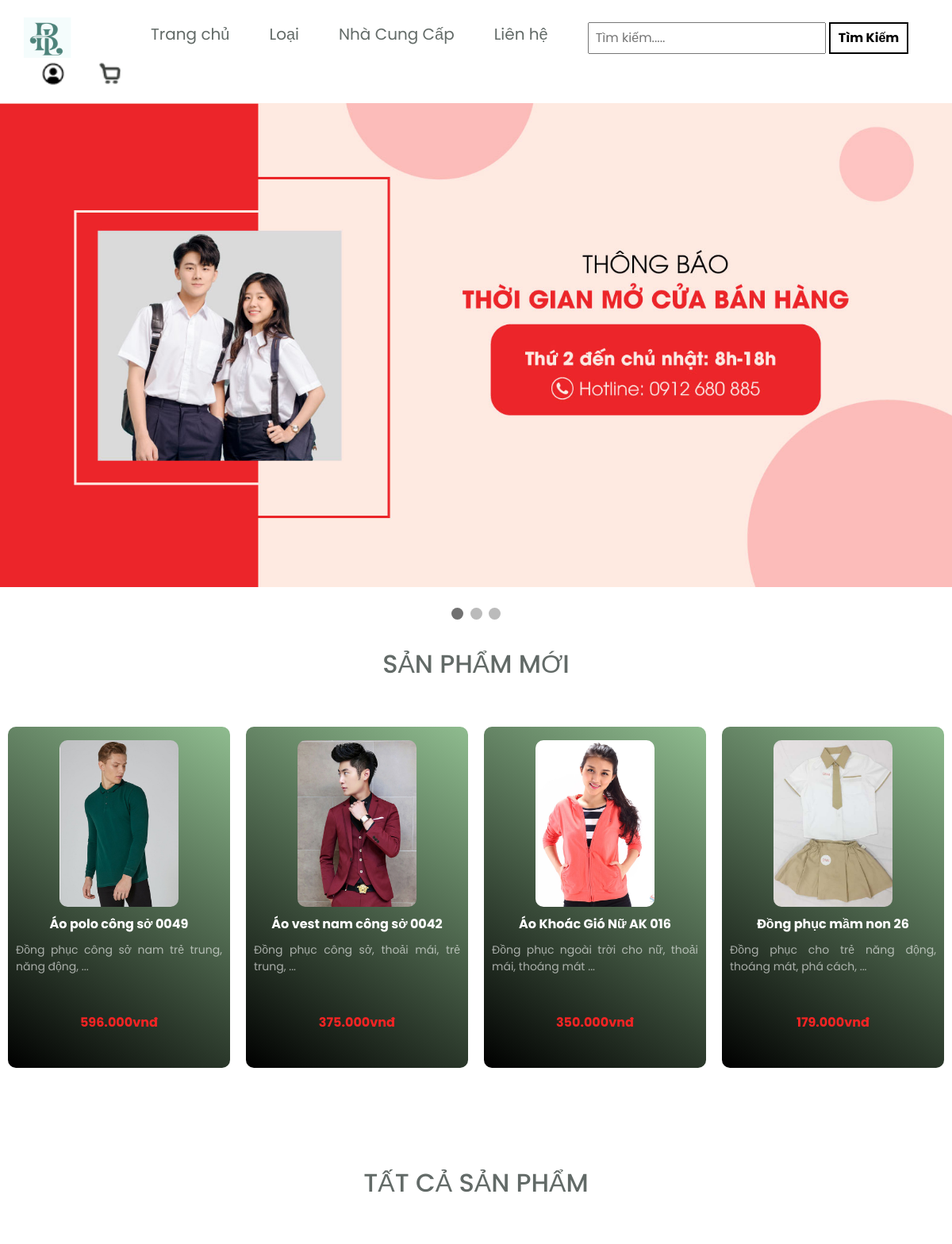
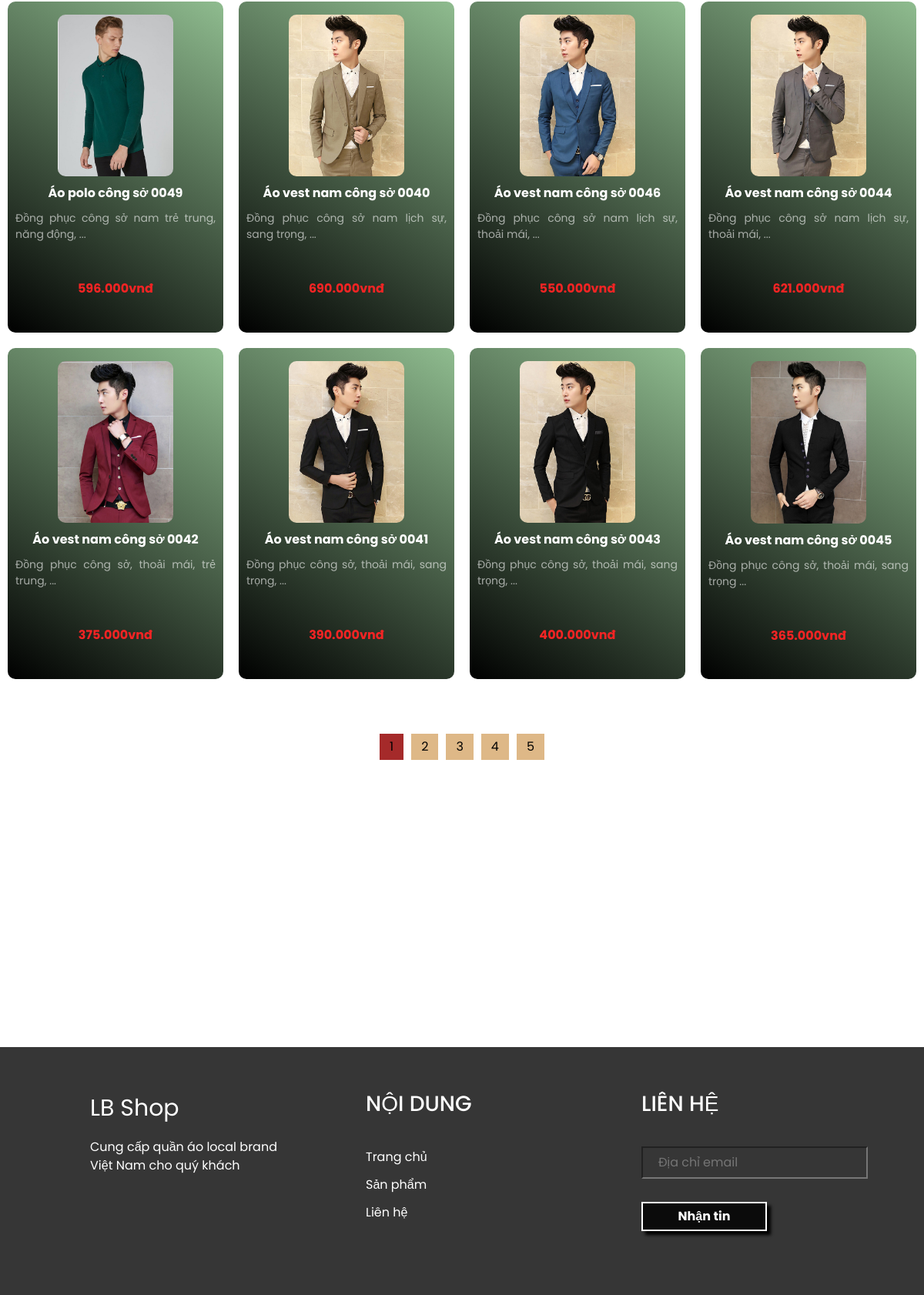
The page / on the database its author committed (2 pictures, top to bottom).
### tables this page shows
CREATE TABLE `tbl_sanpham` (
  `id_sanpham` int(11) NOT NULL,
  `tensanpham` varchar(100) NOT NULL,
  `masanpham` varchar(100) NOT NULL,
  `giasanpham` float NOT NULL,
  `soluong` int(11) NOT NULL,
  `hinhanh` varchar(100) NOT NULL,
  `tomtat` tinytext NOT NULL,
  `noidung` text NOT NULL,
  `id_loaisanpham` int(11) NOT NULL,
  `id_nhacungcap` int(11) NOT NULL,
  `trangthai` int(11) NOT NULL
);

### pages/main/index.php (the view, shortened to what this page needs)
<link rel="stylesheet" href="https://cdnjs.cloudflare.com/ajax/libs/twitter-bootstrap/4.1.3/css/bootstrap.min.css">
<link rel="stylesheet" href="https://cdnjs.cloudflare.com/ajax/libs/ionicons/2.0.1/css/ionicons.min.css">
<link rel="stylesheet" href="../css/style.css">
<?php
if (isset($_GET['trang'])) {
	$page = $_GET['trang'];
} else {
	$page = 1;
}
if ($page == '' || $page == 1) {
	$begin = 0;
} else {
	$begin = ($page * 8) - 8;
}
$sql_show = "SELECT * FROM tbl_sanpham,tbl_loaisanpham WHERE tbl_sanpham.id_loaisanpham=tbl_loaisanpham.id_loaisanpham ORDER BY tbl_sanpham.id_sanpham DESC LIMIT $begin,8";
$query_show = mysqli_query($connect, $sql_show);
?>
<div id="wp-products">
	<ul id="list-products">
		<?php
		while ($row = mysqli_fetch_array($query_show)) {
		?>
			<div style="width: 280px; height: 430px;" class="item">
				<a style="text-decoration: none;" href="index.php?quanly=sanpham&id=<?= $row['id_sanpham'] ?>">
					<img style="border-radius: 10px;" src="admincp/modules/quanlysanpham/uploads/<?= $row['hinhanh'] ?>">
					<div style="text-align: center;" class="name"><?= $row['tensanpham'] ?></div>
					<div style="color: rgba(256, 256, 256, 0.6); text-align: justify; padding: 10px; font-size: 14px; height: 90px;" class="desc"><?= $row['tomtat'] ?></div>
					<div class="price"><?= number_format($row['giasanpham'], 0, ',', '.') . 'vnđ'  ?></div>
				</a>
			</div>
		<?php
		}
		?>
	</ul>
</div>
<?php
$sql_trang = mysqli_query($connect, "SELECT * FROM tbl_sanpham");
$row_count = mysqli_num_rows($sql_trang);
$trang = ceil($row_count / 8);
?>
<ul class="list_trang">
	<?php
	for ($i = 1; $i <= $trang; $i++) {
	?>
		<li <?php if ($i == $page) {
				echo 'style="background: brown;"';
			} else {
				echo '';
			}  ?>><a href="index.php?trang=<?= $i ?>"><?= $i ?></a></li>
	<?php
	}
	?>
</ul>

### index.php (shortened to what this page needs)
<!DOCTYPE html>
<html lang="en">
<head>
    <link rel="stylesheet" href="css/style_detal.css">
    <link rel="stylesheet" href="https://cdnjs.cloudflare.com/ajax/libs/font-awesome/6.1.1/css/all.min.css">
    <link
            rel="stylesheet"
            href="https://cdnjs.cloudflare.com/ajax/libs/normalize/8.0.1/normalize.min.css"
        />
    <link rel="stylesheet" href="css/style.css">
    <link rel="stylesheet" href="css/style_cart.css">
    <link rel="stylesheet" href="css/style_ads.css">
</head>
<body>
    <div class="wrapper">
        <?php
            include("pages/menu.php");
            include("pages/main.php");
            include("pages/show_product.php");
            include("pages/footer.php");
        ?>
    </div>
</body>
</html>

### pages/menu.php (shortened to what this page needs)
<link rel="stylesheet" href="https://cdnjs.cloudflare.com/ajax/libs/twitter-bootstrap/4.1.3/css/bootstrap.min.css">
<link rel="stylesheet" href="https://cdnjs.cloudflare.com/ajax/libs/ionicons/2.0.1/css/ionicons.min.css">
<link rel="stylesheet" href="../css/style.css">
<div id="header">
    <a href="index.php" class="logo">
        <img src="assets/logo.png" alt="">
    </a>
    <div id="menu">
        <div class="item">
            <a href="index.php">Trang chủ</a>
        </div>
        <div class="item">
            <a href="">Loại</a>
        </div>
        <div class="item">
            <a href="">Nhà Cung Cấp</a>
        </div>
        <div class="item">
            <a href="index.php?quanly=contact">Liên hệ</a>
        </div>
        <div class="search-product item">
            <form method="POST" action="index.php?quanly=timkiem">
                <input type="text" class="menu-input-text" placeholder="Tìm kiếm....." name="tukhoa" />
                <button type="submit" class="menu-input-submit" name="timkiem">Tìm Kiếm</button>
            </form>
        </div>
    </div>
    <div id="actions">
        <div class="item">
            <?php
            if (isset($_SESSION['dangky'])) {
            ?>
                <li style="list-style: none;"><a href="index.php?quanly=thongtin"><img src="assets/user.png" alt=""></a></li>
            <?php
            } else {
            ?>
                <li style="list-style: none;"> <a href="index.php?quanly=dangnhap"><img src="assets/user.png" alt=""></a></li>
            <?php
            }
            ?>
        </div>
        <div class="item">
            <a href="index.php?quanly=giohang"><img src="assets/cart.png" alt=""></a>
        </div>
    </div>
</div>

### pages/main.php (shortened to what this page needs)
<link rel="stylesheet" href="../css/style.css">
<div class="main">
    <div class="maincontent">
        <?php
        if (isset($_GET['quanly'])) {
            $bientam = $_GET['quanly'];
        } else {
            $bientam = "";
        }
        if ($bientam == 'loaisanphamlist') {
            include("main/loaisanpham.php");
        } elseif ($bientam == 'nhacungcaplist') {
            include("main/nhacungcap.php");
        } elseif ($bientam == 'giohang') {
            include("main/giohang/cart.php");
        } elseif ($bientam == 'contact') {
            include("main/contact.php");
        } elseif ($bientam == 'sanpham') {
            include("main/sanpham.php");
        } elseif ($bientam == 'dangnhap') {
            header("Location:user/login.php");
        } elseif ($bientam == 'thongtin') {
            include("main/info.php");
        } elseif ($bientam == 'timkiem') {
            include("main/timkiem.php");
        } else {?><div class="slideshow-container">
                <div class="mySlides fade" style="display: none;">
                    <img src="./assets/banner1.jpg" style="width:100%">
                </div>
            </div>
            <br>
            <div style="text-align:center">
                <span class="dot"></span>
                <span class="dot"></span>
                <span class="dot active"></span>
            </div>
        <?php
        }
        ?>
    </div>
</div>

### pages/show_product.php
<div id="wp-products">
    <?php
    if (isset($_GET['quanly'])) {
        $bientam = $_GET['quanly'];
    } else {
        $bientam = "";
    }
    if ($bientam == "") { ?>
        <h2>SẢN PHẨM MỚI</h2>
    <?php
        include("main/sanphammoi.php");
    }
    ?>
</div>
<div id="wp-products">
    <?php
    if (isset($_GET['quanly'])) {
        $bientam = $_GET['quanly'];
    } else {
        $bientam = "";
    }
    if ($bientam == "") { ?>
        <h2>TẤT CẢ SẢN PHẨM</h2>
    <?php
        include("main/index.php");
    }
    ?>
</div>

### pages/main/sanphammoi.php (shortened to what this page needs)
<link rel="stylesheet" href="https://cdnjs.cloudflare.com/ajax/libs/twitter-bootstrap/4.1.3/css/bootstrap.min.css">
<link rel="stylesheet" href="https://cdnjs.cloudflare.com/ajax/libs/ionicons/2.0.1/css/ionicons.min.css">
<link rel="stylesheet" href="../css/style.css">
<?php
    $sql_show_new ="SELECT * FROM tbl_sanpham,tbl_loaisanpham WHERE tbl_sanpham.id_loaisanpham=tbl_loaisanpham.id_loaisanpham AND tbl_sanpham.trangthai=1 ORDER BY tbl_sanpham.id_sanpham DESC LIMIT 4";
    $query_show_new =mysqli_query($connect,$sql_show_new);
?>
<div id="wp-products">
	<ul id="list-products">
		<?php
		while ($row = mysqli_fetch_array($query_show_new)) {
		?>
			<div style="width: 280px; height: 430px;" class="item">
				<a style="text-decoration: none;" href="index.php?quanly=sanpham&id=<?= $row['id_sanpham'] ?>">
					<img style="border-radius: 10px;" src="admincp/modules/quanlysanpham/uploads/<?= $row['hinhanh'] ?>">
					<div style="text-align: center;" class="name"><?= $row['tensanpham'] ?></div>
					<div style="color: rgba(256, 256, 256, 0.6); text-align: justify; padding: 10px; font-size: 14px; height: 90px;" class="desc"><?= $row['tomtat'] ?></div>
					<div class="price"><?= number_format($row['giasanpham'], 0, ',', '.') . 'vnđ'  ?></div>
				</a>
			</div>
		<?php
		}
		?>
	</ul>
</div>

### pages/footer.php (shortened to what this page needs)
<link rel="stylesheet" href="https://cdnjs.cloudflare.com/ajax/libs/twitter-bootstrap/4.1.3/css/bootstrap.min.css">
<link rel="stylesheet" href="https://cdnjs.cloudflare.com/ajax/libs/ionicons/2.0.1/css/ionicons.min.css">
<link rel="stylesheet" href="../css/style.css">
<div id="footer">
    <div class="box">
        <a href="index.php"><p style="font-size: 30px; color: white;">LB Shop</p></a>
        <p>Cung cấp quần áo local brand Việt Nam cho quý khách</p>
    </div>
    <div class="box">
        <h3>NỘI DUNG</h3>
        <ul class="quick-menu">
            <div class="item">
                <a href="index.php">Trang chủ</a>
            </div>
            <div class="item">
                <a href="index.php?quanly=loaisanphamlist&id=1">Sản phẩm</a>
            </div>
            <div class="item">
                <a href="lienhe.html">Liên hệ</a>
            </div>
        </ul>
    </div>
    <div class="box">
        <h3>LIÊN HỆ</h3>
        <form action="">
            <input type="text" placeholder="Địa chỉ email">
            <a href=""><button type="submit">Nhận tin</button></a>
        </form>
    </div>
</div>

### css/style.css (style rules this page uses)
* { padding:0; margin:0; box-sizing: border-box; font-family:'Poppins', sans-serif; cursor: pointer; list-style: none; }
#header { height: 90px; width: 100%; padding:0px 30px; margin-top:20px; display: flex; justify-content: space-between; align-items: center; flex-wrap: wrap; }
.logo>img { width: 60px; }
#menu { list-style:none; display: flex; }
#menu .item { margin:0px 25px; position: relative; }
#menu .item a { color:#626A67; text-decoration: none; font-size: 20px; }
.menu-input-text { width: 300px; padding-left: 8px; height: 40px; outline: none; }
.search-product button { width: 100px; height: 40px; font-weight: bold; background-color: #fff; border: 2px solid black; cursor: pointer; }
#actions { display: flex; }
#actions .item { margin-left:22px; }
#actions .item img { margin-right: 20px; width: 30px; }
.slideshow-container { position: relative; margin-top: 20px; z-index: -1; }
.dot { height: 15px; width: 15px; margin: 0 2px; background-color: #bbb; border-radius: 50%; display: inline-block; transition: background-color 0.6s ease; }
.active { background-color: #717171; }
#wp-products { padding-top:30px; padding-bottom: 30px; width: 100%; }
#wp-products h2 { text-align: center; margin-bottom: 30px; font-size:32px; color:#626a67; }
#list-products { display: flex; list-style: none; justify-content: space-around; align-items: center; flex-wrap: wrap; }
#list-products .item { width: 290px; height: 374px; background: linear-gradient(212.38deg, darkseagreen 0%, black 100%); border-radius: 10px; margin-bottom: 20px; }
#list-products .item img { display: block; margin:0px auto; margin-top:17px; max-width: 150px; }
#list-products .item .name { text-align: center; color:#fff; font-weight: bold; margin-top:10px; }
#list-products .item .desc { text-align: center; color:#626a67; }
#list-products .item .price { text-align: center; color:#f42424; font-weight: bold; margin-top:10px; justify-content: center; }
#footer { width: 100%; background:rgb(0,0,0,0.79); height: 322px; margin-top:338px; padding:0px 63px; padding-top:57px; display: flex; justify-content: space-around; }
#footer .box { width: 250px; color:#fff; }
#footer .box .quick-menu { margin-top:40px; }
#footer .box .quick-menu .item { margin-bottom:12px; }
#footer .box .quick-menu ,.item a { color:#fff; text-decoration: none; }
#footer .box form input { width: 294px; height: 42px; background:transparent; padding-left:20px; color:#fff; margin-top:30px; }
#footer .box form button { margin-top: 30px; box-shadow: 5px 5px 4px rgba(0,0,0.25); width: 163px; height: 38px; font-weight: bold; background-color: rgb(0,0,0,0.79); border: 2px solid #fff; color: #fff; cursor: pointer; }

### css/style_ads.css (style rules this page uses)
* { box-sizing: border-box; }
body { font-family:'Poppins', sans-serif; }
.mySlides { display: none; }
img { vertical-align: middle; width: 100%; }
.slideshow-container { position: relative; margin: auto; z-index: -1; }
.dot { height: 15px; width: 15px; margin: 0 2px; background-color: #bbb; border-radius: 50%; display: inline-block; transition: background-color 0.6s ease; }
.active { background-color: #717171; }
.fade { animation-name: fade; animation-duration: 1.5s; }
.fade:not(.show) { opacity: 1 !important; }

### pages/main/index.php (style rules this page uses)
ul.list_trang { padding: 0; margin: 0; list-style: none; display: flex; justify-content: center; }
ul.list_trang li { float: left; padding: 5px 13px; margin: 5px; background: burlywood; display: block; }
ul.list_trang li a { color: #000; text-align: center; text-decoration: none; }

### rows shown on the page
tbl_sanpham: hinhanh (picture), tensanpham "Áo polo công sở 0049", tomtat "Đồng phục công sở nam trẻ trung, năng động, ...", giasanpham "596.000"
tbl_sanpham: hinhanh (picture), tensanpham "Áo vest nam công sở 0042", tomtat "Đồng phục công sở, thoải mái, trẻ trung, ...", giasanpham "375.000"
tbl_sanpham: hinhanh (picture), tensanpham "Áo Khoác Gió Nữ AK 016", tomtat "Đồng phục ngoài trời cho nữ, thoải mái, thoáng mát ...", giasanpham "350.000"
tbl_sanpham: hinhanh (picture), tensanpham "Đồng phục mầm non 26", tomtat "Đồng phục cho trẻ năng động, thoáng mát, phá cách, ...", giasanpham "179.000"
tbl_sanpham: hinhanh (picture), tensanpham "Áo vest nam công sở 0040", tomtat "Đồng phục công sở nam lịch sự, sang trọng, ...", giasanpham "690.000"
tbl_sanpham: hinhanh (picture), tensanpham "Áo vest nam công sở 0046", tomtat "Đồng phục công sở nam lịch sự, thoải mái, ...", giasanpham "550.000"
tbl_sanpham: hinhanh (picture), tensanpham "Áo vest nam công sở 0044", tomtat "Đồng phục công sở nam lịch sự, thoải mái, ...", giasanpham "621.000"
tbl_sanpham: hinhanh (picture), tensanpham "Áo vest nam công sở 0041", tomtat "Đồng phục công sở, thoải mái, sang trọng, ...", giasanpham "390.000"
tbl_sanpham: hinhanh (picture), tensanpham "Áo vest nam công sở 0043", tomtat "Đồng phục công sở, thoải mái, sang trọng, ...", giasanpham "400.000"
tbl_sanpham: hinhanh (picture), tensanpham "Áo vest nam công sở 0045", tomtat "Đồng phục công sở, thoải mái, sang trọng ...", giasanpham "365.000"
